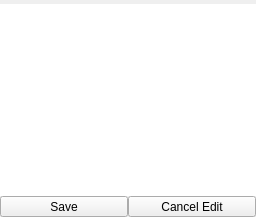
                         <widget class="QWidget" name="itemSemantics">
                          <layout class="QVBoxLayout" name="verticalLayout_36">
                           <property name="spacing">
                            <number>0</number>
                           </property>
                           <property name="leftMargin">
                            <number>0</number>
                           </property>
                           <property name="topMargin">
                            <number>4</number>
                           </property>
                           <property name="rightMargin">
                            <number>0</number>
                           </property>
                           <property name="bottomMargin">
                            <number>0</number>
                           </property>
                           <item>
                            <widget class="QTableView" name="infoItemView">
                             <property name="sizePolicy">
                              <sizepolicy hsizetype="Expanding" vsizetype="Expanding">
                               <horstretch>0</horstretch>
                               <verstretch>0</verstretch>
                              </sizepolicy>
                             </property>
                             <property name="frameShape">
                              <enum>QFrame::NoFrame</enum>
                             </property>
                             <property name="horizontalScrollBarPolicy">
                              <enum>Qt::ScrollBarAlwaysOff</enum>
                             </property>
                             <property name="selectionMode">
                              <enum>QAbstractItemView::NoSelection</enum>
                             </property>
                             <property name="selectionBehavior">
                              <enum>QAbstractItemView::SelectRows</enum>
                             </property>
                             <property name="verticalScrollMode">
                              <enum>QAbstractItemView::ScrollPerPixel</enum>
                             </property>
                             <property name="showGrid">
                              <bool>false</bool>
                             </property>
                             <property name="cornerButtonEnabled">
                              <bool>false</bool>
                             </property>
                             <attribute name="horizontalHeaderVisible">
                              <bool>false</bool>
                             </attribute>
                             <attribute name="horizontalHeaderDefaultSectionSize">
                              <number>70</number>
                             </attribute>
                             <attribute name="horizontalHeaderMinimumSectionSize">
                              <number>12</number>
                             </attribute>
                             <attribute name="horizontalHeaderStretchLastSection">
                              <bool>true</bool>
                             </attribute>
                             <attribute name="verticalHeaderVisible">
                              <bool>false</bool>
                             </attribute>
                             <attribute name="verticalHeaderDefaultSectionSize">
                              <number>12</number>
                             </attribute>
                             <attribute name="verticalHeaderMinimumSectionSize">
                              <number>6</number>
                             </attribute>
                             <attribute name="verticalHeaderVisible">
                              <bool>false</bool>
                             </attribute>
                             <attribute name="verticalHeaderDefaultSectionSize">
                              <number>12</number>
                             </attribute>
                             <attribute name="horizontalHeaderStretchLastSection">
                              <bool>true</bool>
                             </attribute>
                             <attribute name="horizontalHeaderVisible">
                              <bool>false</bool>
                             </attribute>
                             <attribute name="horizontalHeaderMinimumSectionSize">
                              <number>12</number>
                             </attribute>
                             <attribute name="verticalHeaderMinimumSectionSize">
                              <number>6</number>
                             </attribute>
                             <attribute name="horizontalHeaderDefaultSectionSize">
                              <number>70</number>
                             </attribute>
                            </widget>
                           </item>
                           <item>
                            <widget class="QWidget" name="infoSaveHolder" native="true">
                             <layout class="QHBoxLayout" name="horizontalLayout_24">
                              <property name="spacing">
                               <number>0</number>
                              </property>
                              <property name="margin">
                               <number>0</number>
                              </property>
                              <item>
                               <widget class="QToolButton" name="infoItemSave">
                                <property name="sizePolicy">
                                 <sizepolicy hsizetype="Expanding" vsizetype="Fixed">
                                  <horstretch>0</horstretch>
                                  <verstretch>0</verstretch>
                                 </sizepolicy>
                                </property>
                                <property name="text">
                                 <string>Save</string>
                                </property>
                                <property name="toolButtonStyle">
                                 <enum>Qt::ToolButtonTextBesideIcon</enum>
                                </property>
                               </widget>
                              </item>
                              <item>
                               <widget class="QToolButton" name="infoItemCancelEdit">
                                <property name="sizePolicy">
                                 <sizepolicy hsizetype="Expanding" vsizetype="Fixed">
                                  <horstretch>0</horstretch>
                                  <verstretch>0</verstretch>
                                 </sizepolicy>
                                </property>
                                <property name="text">
                                 <string>Cancel Edit</string>
                                </property>
                               </widget>
                              </item>
                             </layout>
                            </widget>
                           </item>
                          </layout>
                         </widget>
